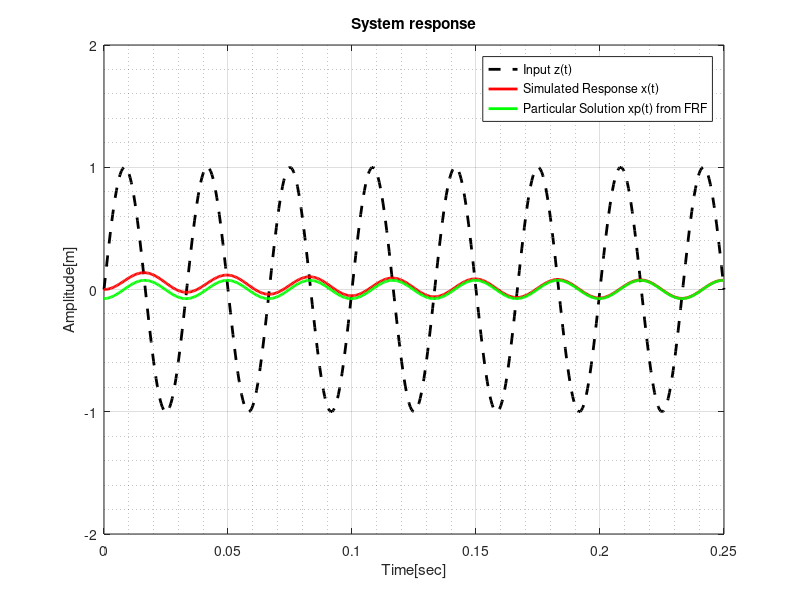

MATLAB code for this plot:
clc;
clear all;
close all;

time = 0:0.0005:0.25;  
f0 = 30;
w0 = 2*pi*f0;
c = 10*sqrt(2);
k = 50;
sys = tf([c,50],[1,c,50]);

H_jw0 = (k+c*w0*1i)/(-w0^2+c*w0*1i+k);
a_w0 = abs(H_jw0);
phi = (angle(H_jw0));


input_FRF = sin(2*pi*f0.*time);
Y_FRF = lsim(sys,input_FRF,time);

FRF_result = a_w0*sin(2*pi*f0.*time+phi);

plot(time,input_FRF, 'k--', 'LineWidth', 2); hold on;
plot(time, Y_FRF,'r','linewidth',2); hold on;
plot(time, FRF_result,'g','linewidth',2)
xlabel('Time[sec]');
ylabel('Amplitude[m]');
title('System response');
grid on;
grid minor;
ylim([-2 2]);
legend('Input z(t)', 'Simulated Response x(t)','Particular Solution xp(t) from FRF');
